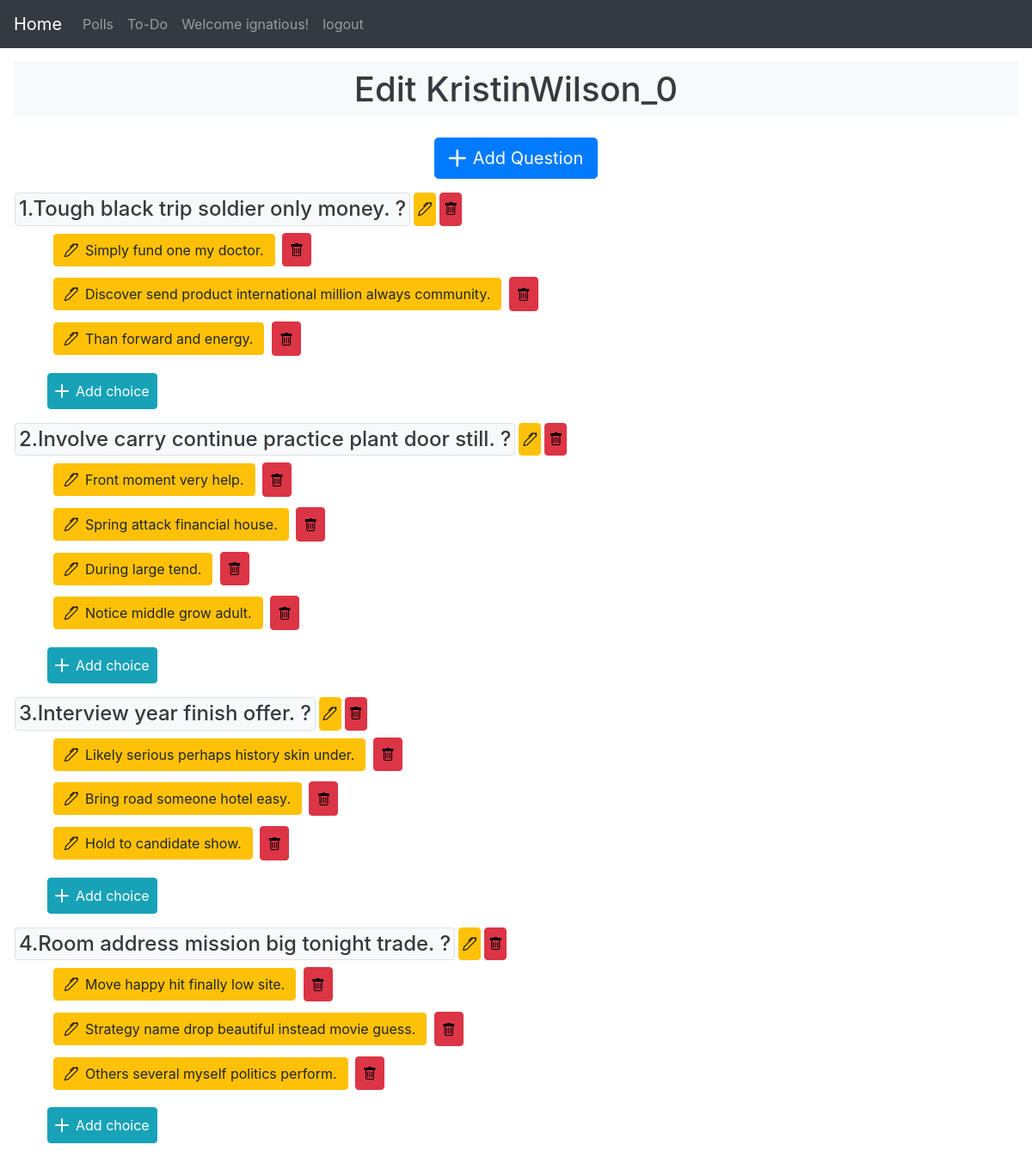
Page /poll/edit/KristinWilson_0/group_edit (signed in) on the committed database.
### polls/models.py (models this page shows, shortened)
class Questiongroup(models.Model):
    owner = models.ForeignKey(User, on_delete=models.CASCADE)
    group_name = models.CharField(max_length=100, unique=True)
    pub_date = models.DateTimeField('published date', auto_now_add=True)
    total_count = models.IntegerField('total users voted', default=0)
    is_ongoing = models.BooleanField(default= True)

class Question(models.Model):
    question_text = models.CharField(max_length=100)
    pub_date = models.DateTimeField('published date', auto_now_add=True)
    group = models.ForeignKey(Questiongroup, on_delete=models.CASCADE)

class Choice(models.Model):
    question = models.ForeignKey(Question, on_delete=models.CASCADE)
    choice_text = models.CharField(max_length=200)

### polls/views.py (the view)
# urls.py: path('edit/<str:group_name>/group_edit', views.group_edit, name = 'group_edit'),
@login_required()
def group_edit(request, group_name):
    group = Questiongroup.objects.get(group_name=group_name)
    questions = Question.objects.filter(group=group)
    ques_and_choices = {}
    for q in questions:
        ques_and_choices[q] = q.choice_set.all()
    context = {
        'group': group,
        'questions': questions,
        'ques_and_choices': ques_and_choices,
    }
    return render(request, 'polls/update/group_edit.html', context)

### templates/polls/update/group_edit.html (shortened to what this page needs)
{% extends "home.html" %}
{% load static %}
{% block content %}
<div>
    <h1 class="px-2 py-2 m-3 display-5 fw-bold bg-light text-dark text-center">
        Edit {{group.group_name}}
    </h1>
</div>
<div class="px-2 py-2 my-2 text-center">
    <a href="{% url 'polls:add_question'  group.group_name %}" type="button" class="btn btn-primary btn-lg">
        <div class="clearfix">
            <i class="bi bi-plus-lg align-middle mr-2 float-left text-light"></i>
            <div class="float-left">
                Add Question
            </div>
        </div>
    </a>
</div>
{% if questions %}
{% for q, choices in ques_and_choices.items %}
<div class="container m-0">
    <div class="row h4" style="margin: 2px 2px 2px 2px;">
        <div class="p-1 bg-light text-dark border rounded">
            {{forloop.counter}}.{{q.question_text}}
        </div>
        <a href="{% url 'polls:question_change' group.group_name q.id %}" type="button"
            class="btn btn-warning ml-1 p-0 px-1">
            <i class="bi bi-pen"></i>
        </a>
        <div onclick="delete_question{{forloop.counter}}()" type="button" class="btn btn-danger ml-1 p-0 px-1">
            <i class="bi bi-trash"></i>
        </div>
    </div>
    {% for choice in choices %}
    <div class="row m-1 p-1">
        <div class="col">
            <a type="button" href="{% url 'polls:choice_edit' group.group_name q.id choice.id%}"
                class="btn btn-warning ml-4">
                <div class="clearfix">
                    <i class="bi bi-pen align-middle mr-2 float-left"></i>
                    <div class="float-left">
                        {{choice.choice_text}}
                    </div>
                </div>
            </a>
            <div onclick="delete_choice{{forloop.counter}}()" type="button" class="btn btn-danger ml-1 px-2">
                <i class="bi bi-trash align-middle "></i>
            </div>
        </div>
    </div>
    {% endfor %}
    <div class="mx-2 my-2 row ">
        <div class="col ml-4 p-1">
            <a href="{% url 'polls:add_choice' group.group_name q.id %}" type="button" class="btn btn-info p-2 m-1">
                <div class="clearfix">
                    <i class="bi bi-plus-lg align-middle mr-2 float-left  text-light"></i>
                    <div class="float-left">
                        Add choice
                    </div>
                </div>
            </a>
        </div>
    </div>
</div>
{% endfor %}
{% else %}
<div class="px-2 py-2 my-2 text-center">
    <h2 class="display-5 fw-bold bg-light text-dark">
        No questions present
    </h2>
</div>
{% endif %}
{% endblock %}

### templates/home.html (shortened to what this page needs)
{% load static %}
<!DOCTYPE html>
<html lang="en">
<head>
    <link rel="stylesheet" href="https://cdn.jsdelivr.net/npm/bootstrap-icons@1.5.0/font/bootstrap-icons.css">
    <link rel="stylesheet" href="https://maxcdn.bootstrapcdn.com/bootstrap/4.5.2/css/bootstrap.min.css">
    <link rel="stylesheet" href="{% static 'css/polls/style.css' %}">
</head>
<body>
    <nav class="navbar navbar-expand-md bg-dark navbar-dark  align-middle">
        <a class="navbar-brand active" href="/">Home</a>
        <div class="collapse navbar-collapse" id="collapsibleNavbar">
            <ul class="navbar-nav">
                <li class="nav-item">
                    <a class="nav-link" href="{% url 'polls:group' %} ">
                        Polls
                    </a>
                </li>
                <li class="nav-item">
                    <a class="nav-link" href="{% url 'tasks:tasks' %} ">
                        To-Do
                    </a>
                </li>
                {% if user.is_authenticated %}
                <li class="nav-item">
                    <div class="nav-link">Welcome {{ user.username|default:'Guest'}}!</div>
                </li>
                <li class="nav-item">
                    <a class="nav-link" href="{% url 'accounts:logout' %} ">
                        logout
                    </a>
                </li>
                {% endif %}
            </ul>
        </div>
    </nav>
    {% block content %}{% endblock %}
</body>
</html>

### static/css/polls/style.css (style rules this page uses)
i { vertical-align: -25%; color: black; }

### rows in the picture
Questiongroup: group_name "KristinWilson_0"
Question: question_text "Tough black trip soldier only money. ?"
Choice: choice_text "Simply fund one my doctor."
Choice: choice_text "Discover send product international million always community."
Choice: choice_text "Than forward and energy."
Question: question_text "Involve carry continue practice plant door still. ?"
Choice: choice_text "Front moment very help."
Choice: choice_text "Spring attack financial house."
Choice: choice_text "During large tend."
Choice: choice_text "Notice middle grow adult."
Question: question_text "Interview year finish offer. ?"
Choice: choice_text "Likely serious perhaps history skin under."
Choice: choice_text "Bring road someone hotel easy."
Choice: choice_text "Hold to candidate show."
Question: question_text "Room address mission big tonight trade. ?"
Choice: choice_text "Move happy hit finally low site."
Choice: choice_text "Strategy name drop beautiful instead movie guess."
Choice: choice_text "Others several myself politics perform."

### other values in the picture
{{ user.username|default:'Guest' }} "ignatious"
